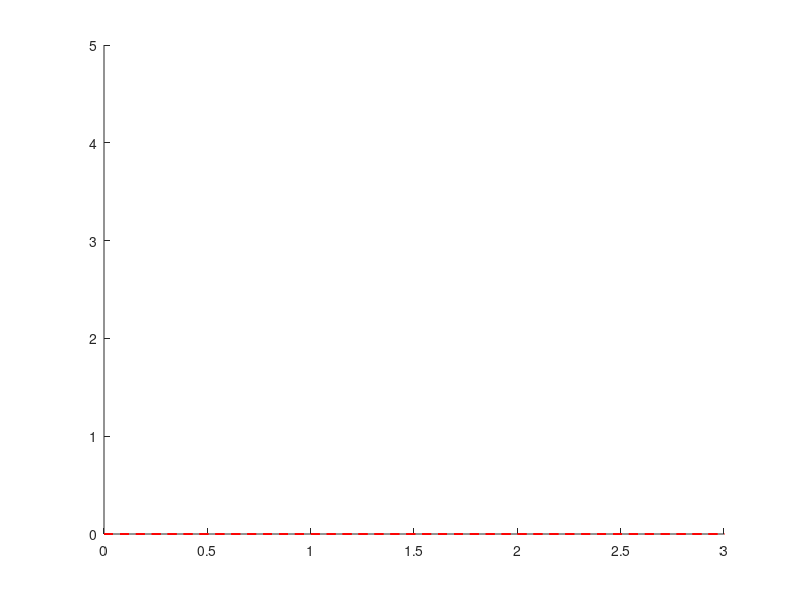

Write MATLAB code to recreate this figure.
x = [0 10 20 30 40 60 80 100]
y = [0.0061 0.0123 0.0234 0.0424 0.0738 0.1992 0.4736 1.0133]


X = linspace(0,10,100)

for i=1:5
  p = polyfit(x,y,i);
  polyval(p,45);
end



hold on
plot(x,y,"*")
for i=1:5
  plot(X,polyval(polyfit(x,y,i),X))
end

clf
hold on
axis([0,3,0,5])
[x,y] = ginput(10)
plot(x,y,"*")
for i=1:5
  plot(X,polyval(polyfit(x,y,i),X),"--r")
end